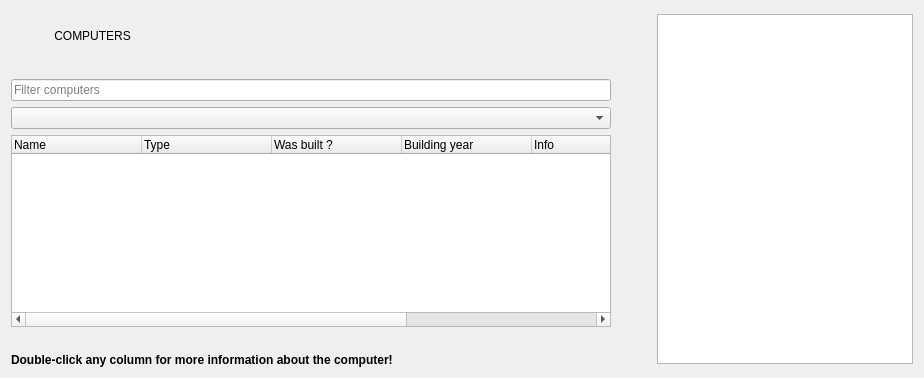
          <widget class="QWidget" name="tab_2">
           <attribute name="icon">
            <iconset resource="images.qrc">
             <normaloff>:/Buttons/skil3-computers.png</normaloff>:/Buttons/skil3-computers.png</iconset>
           </attribute>
           <attribute name="title">
            <string/>
           </attribute>
           <layout class="QHBoxLayout" name="horizontalLayout_8">
            <item>
             <layout class="QVBoxLayout" name="verticalLayout_6">
              <item>
               <widget class="QLabel" name="label_13">
                <property name="minimumSize">
                 <size>
                  <width>0</width>
                  <height>50</height>
                 </size>
                </property>
                <property name="maximumSize">
                 <size>
                  <width>16777215</width>
                  <height>50</height>
                 </size>
                </property>
                <property name="styleSheet">
                 <string notr="true">font: 18pt &quot;Agency FB&quot;;
image: url(:/Buttons/skil3-computers.png);
image-position: left;</string>
                </property>
                <property name="text">
                 <string>             COMPUTERS</string>
                </property>
               </widget>
              </item>
              <item>
               <spacer name="verticalSpacer_16">
                <property name="orientation">
                 <enum>Qt::Vertical</enum>
                </property>
                <property name="sizeType">
                 <enum>QSizePolicy::Fixed</enum>
                </property>
                <property name="sizeHint" stdset="0">
                 <size>
                  <width>20</width>
                  <height>12</height>
                 </size>
                </property>
               </spacer>
              </item>
              <item>
               <widget class="QLineEdit" name="inputFilterComputers">
                <property name="minimumSize">
                 <size>
                  <width>600</width>
                  <height>0</height>
                 </size>
                </property>
                <property name="maximumSize">
                 <size>
                  <width>900</width>
                  <height>16777215</height>
                 </size>
                </property>
                <property name="placeholderText">
                 <string>Filter computers</string>
                </property>
               </widget>
              </item>
              <item>
               <widget class="QComboBox" name="dropDownSearch">
                <property name="minimumSize">
                 <size>
                  <width>600</width>
                  <height>0</height>
                 </size>
                </property>
                <property name="maximumSize">
                 <size>
                  <width>900</width>
                  <height>16777215</height>
                 </size>
                </property>
               </widget>
              </item>
              <item>
               <widget class="QTableWidget" name="tableComputers">
                <property name="minimumSize">
                 <size>
                  <width>600</width>
                  <height>0</height>
                 </size>
                </property>
                <property name="maximumSize">
                 <size>
                  <width>900</width>
                  <height>16777215</height>
                 </size>
                </property>
                <property name="autoFillBackground">
                 <bool>true</bool>
                </property>
                <property name="editTriggers">
                 <set>QAbstractItemView::NoEditTriggers</set>
                </property>
                <property name="alternatingRowColors">
                 <bool>true</bool>
                </property>
                <property name="showGrid">
                 <bool>false</bool>
                </property>
                <property name="sortingEnabled">
                 <bool>true</bool>
                </property>
                <attribute name="horizontalHeaderDefaultSectionSize">
                 <number>130</number>
                </attribute>
                <attribute name="horizontalHeaderMinimumSectionSize">
                 <number>70</number>
                </attribute>
                <attribute name="horizontalHeaderShowSortIndicator" stdset="0">
                 <bool>true</bool>
                </attribute>
                <attribute name="horizontalHeaderStretchLastSection">
                 <bool>true</bool>
                </attribute>
                <attribute name="verticalHeaderShowSortIndicator" stdset="0">
                 <bool>true</bool>
                </attribute>
                <column>
                 <property name="text">
                  <string>Name</string>
                 </property>
                 <property name="textAlignment">
                  <set>AlignLeading|AlignVCenter</set>
                 </property>
                </column>
                <column>
                 <property name="text">
                  <string>Type</string>
                 </property>
                 <property name="textAlignment">
                  <set>AlignLeading|AlignVCenter</set>
                 </property>
                </column>
                <column>
                 <property name="text">
                  <string>Was built ?</string>
                 </property>
                 <property name="textAlignment">
                  <set>AlignLeading|AlignVCenter</set>
                 </property>
                </column>
                <column>
                 <property name="text">
                  <string>Building year</string>
                 </property>
                 <property name="textAlignment">
                  <set>AlignLeading|AlignVCenter</set>
                 </property>
                </column>
                <column>
                 <property name="text">
                  <string>Info</string>
                 </property>
                 <property name="textAlignment">
                  <set>AlignLeading|AlignVCenter</set>
                 </property>
                </column>
                <column>
                 <property name="text">
                  <string>id</string>
                 </property>
                </column>
               </widget>
              </item>
              <item>
               <widget class="QLabel" name="counterCompDB">
                <property name="text">
                 <string/>
                </property>
               </widget>
              </item>
              <item>
               <widget class="QLabel" name="label_17">
                <property name="text">
                 <string>&lt;b&gt;Double-click any column for more information about the computer!&lt;/b&gt;</string>
                </property>
               </widget>
              </item>
             </layout>
            </item>
            <item>
             <spacer name="horizontalSpacer_6">
              <property name="orientation">
               <enum>Qt::Horizontal</enum>
              </property>
              <property name="sizeType">
               <enum>QSizePolicy::Fixed</enum>
              </property>
              <property name="sizeHint" stdset="0">
               <size>
                <width>40</width>
                <height>20</height>
               </size>
              </property>
             </spacer>
            </item>
            <item>
             <widget class="QTextBrowser" name="textBrowserInfo">
              <property name="maximumSize">
               <size>
                <width>600</width>
                <height>350</height>
               </size>
              </property>
              <property name="font">
               <font>
                <family>MS Shell Dlg 2</family>
                <pointsize>8</pointsize>
                <weight>50</weight>
                <italic>false</italic>
                <bold>false</bold>
               </font>
              </property>
              <property name="autoFillBackground">
               <bool>true</bool>
              </property>
              <property name="styleSheet">
               <string notr="true">font: 8pt &quot;MS Shell Dlg 2&quot;;</string>
              </property>
             </widget>
            </item>
           </layout>
          </widget>
